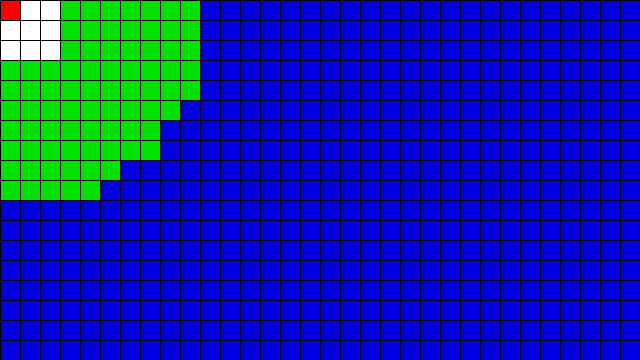
Frame 1 (no input)
Frame 60 (the mouse pressed at the canvas centre just before this capture): identical to frame 1, image omitted
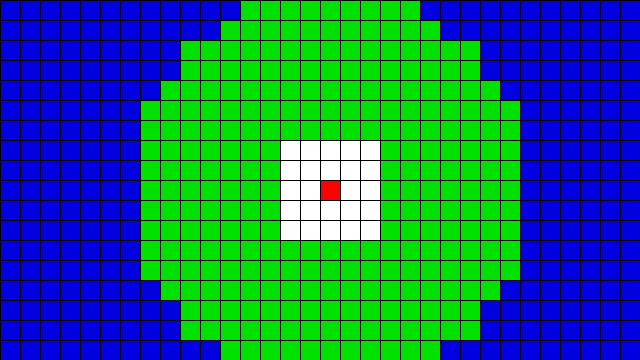
Frame 120 (the mouse held since frame 60 and released just before this capture)

The Processing sketch that drew these frames (run headless with seeded random() and noise(); from frame 60 on, the mouse is pressed at the canvas centre):

// Processing sketch: MouseTracker
// ── MouseTracker.pde
//Pointer Detector
//Kevin Liu 01.01.2020
//Inspired by CodingTrain Processing Tutorial

void setup() {
  size(640, 360);
}

void draw() {
  //draws columns
  for (int x = 0; x < width; x += 20) {
    //draws rows
    for (int y = 0; y < height; y += 20) {
      //colors based on distance
      float d = dist(mouseX, mouseY, x, y);
      if (d < 19) {
        fill(255,0,0);
      }
      else if (d < 60) {
        fill(255);
      }
      else if (d < 200) {
        fill(0,225,0);
      }
      else {
        fill(0,0,225);
      }
      //draws grid
      rect(x, y, 20, 20);
    }
  }
}
